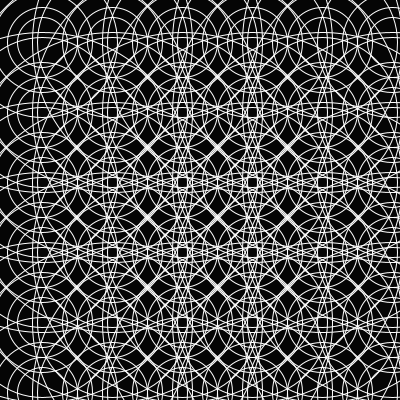
Frame 1 (no input)
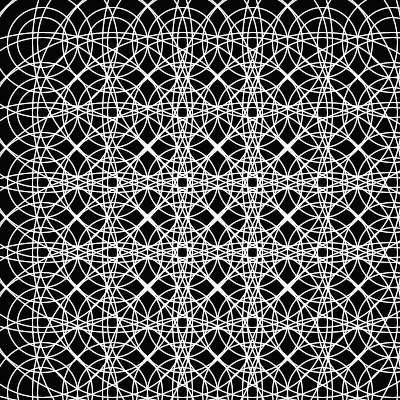
Frame 2 (the mouse pressed at the canvas centre, redrawn once)

The Processing sketch that drew these frames (run headless with seeded random() and noise(); the mouse was pressed at the canvas centre and the sketch redrawn once):

// Processing sketch: processing_82047
// ── processing_82047.pde

void setup()
{
  background(5);
size(400,400);


}




void draw ()

  

  //Nouvelle ligne
  {
         for (int posX = 42; posX < width; posX = posX+70)
         {
            fill(#C7E3D2);
          for (int posY = 42; posY < height; posY = posY+70)
         {
         
   
         strokeWeight(2);
       noFill();
         
         strokeWeight(1);
       stroke(255);
          ellipse(posX, posY, 100, 100);
           ellipse(posX, posY, 150, 150);
           ellipse(posX, posY, 300, 300);
          ellipse(posX, posY, 50, 50);
          ellipse(posX, posY, 70, 70);
  
    }
         }

noLoop ();
}
